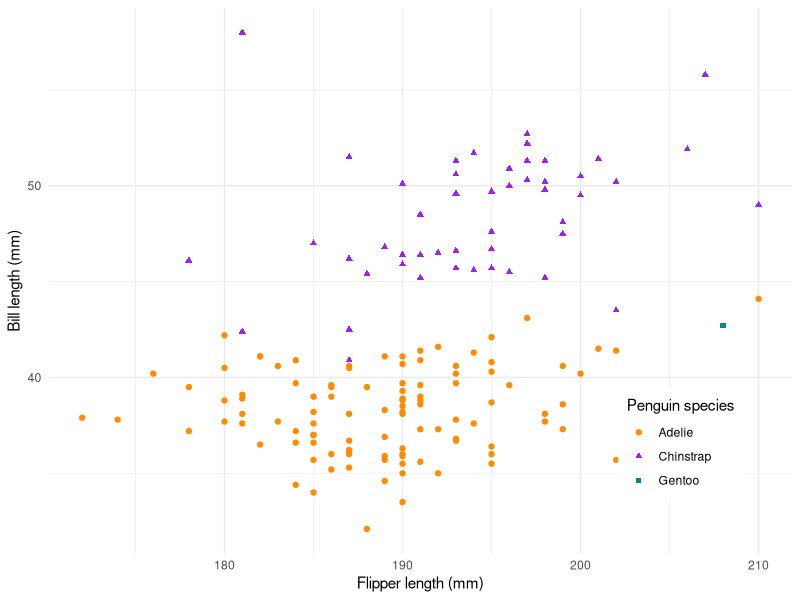
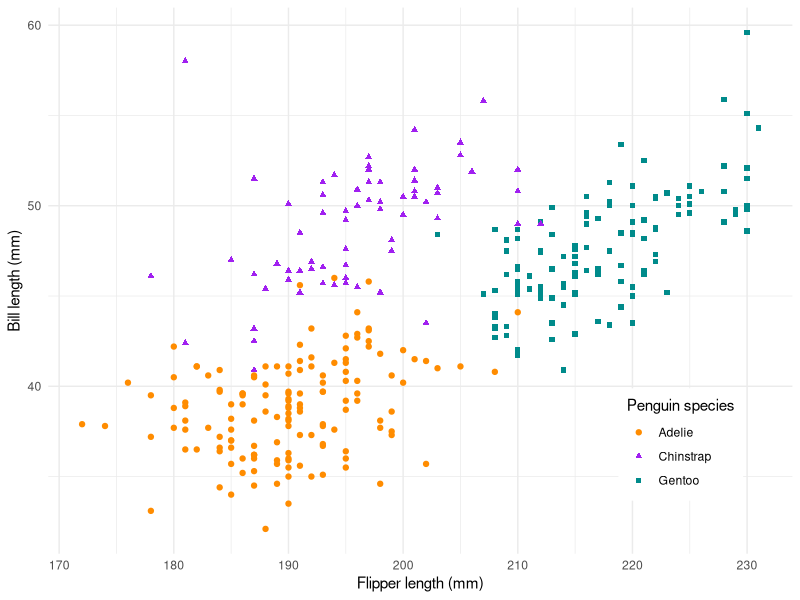

R code for these plots, in order:
# drafting objects for single-file-app 


# load packages ----
library(palmerpenguins)
library(tidyverse)

# practice filtering data outside before bringing it into shiny

# filter penguins df for obs where body mass is >= 3000 & <= 4000 ----
body_mass_df <- penguins |> 
  filter(body_mass_g %in% c(3000:4000)) # this is what you'd want to be update-able


# create scatterplot ----
# for outputId bodyMass_scatter_plot, renderPlot ({ this code })
ggplot(na.omit(body_mass_df), 
       aes(x = flipper_length_mm, y = bill_length_mm, 
           color = species, shape = species)) +
  geom_point() +
  # adding Species name assignment to colors and shapes to avoid auto-assigning at selective ranges (i.e., Gentoo becomes orange circle at 5-6000 range, which is confusing/bad for user)
  scale_color_manual(values = c("Adelie" = "darkorange", "Chinstrap" = "purple", "Gentoo" = "cyan4")) +
  scale_shape_manual(values = c("Adelie" = 19, "Chinstrap" = 17, "Gentoo" = 15)) +
  labs(x = "Flipper length (mm)", y = "Bill length (mm)", 
       color = "Penguin species", shape = "Penguin species") +
  theme_minimal() +
  theme(legend.position = c(0.85, 0.2),
        legend.background = element_rect(color = "white"))


# live-coding

ggplot(na.omit(penguins),
       aes(x = flipper_length_mm,
           y = bill_length_mm,
           color = species,
           shape = species)) +
  geom_point() +
  # add Allison's colors
  scale_color_manual(values = c("darkorange", "purple", "cyan4")) +
  scale_shape_manual(values = c(19, 17, 15)) +
  labs(x = "Flipper length (mm)", y = "Bill length (mm)",
       color = "Penguin species", shape = "Penguin species") +
  theme_minimal() +
  # move legend and update background color
  
  theme(legend.position = c(0.85, 0.2), # x,y coordinate to move the legend (can also say top, bottom, corner, etc.)
        legend.background = element_rect(color = "white")
        )
